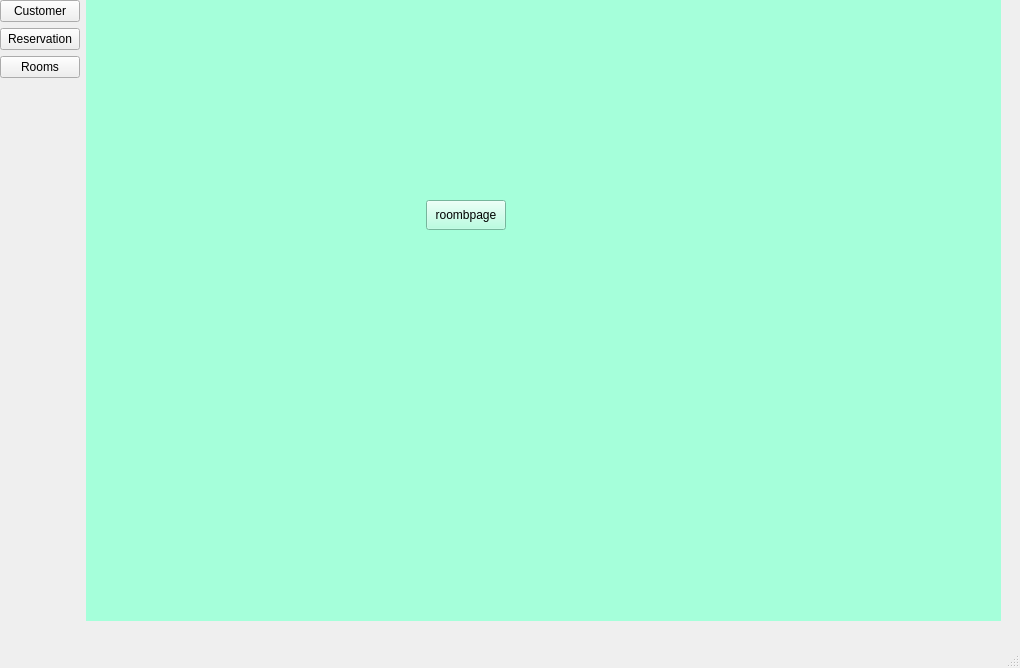
<?xml version="1.0" encoding="UTF-8"?>
<ui version="4.0">
 <class>MainWindow</class>
 <widget class="QMainWindow" name="MainWindow">
  <property name="geometry">
   <rect>
    <x>0</x>
    <y>0</y>
    <width>1020</width>
    <height>668</height>
   </rect>
  </property>
  <property name="windowTitle">
   <string>MainWindow</string>
  </property>
  <widget class="QWidget" name="centralwidget">
   <widget class="QWidget" name="qwidgetContainer" native="true">
    <property name="geometry">
     <rect>
      <x>0</x>
      <y>0</y>
      <width>1001</width>
      <height>621</height>
     </rect>
    </property>
    <layout class="QHBoxLayout" name="mainLayoutContainer">
     <property name="sizeConstraint">
      <enum>QLayout::SetMaximumSize</enum>
     </property>
     <item>
      <layout class="QVBoxLayout" name="leftNavigationBar">
       <item>
        <widget class="QPushButton" name="customerButton">
         <property name="text">
          <string>Customer</string>
         </property>
        </widget>
       </item>
       <item>
        <widget class="QPushButton" name="reservationButton">
         <property name="text">
          <string>Reservation</string>
         </property>
        </widget>
       </item>
       <item>
        <widget class="QPushButton" name="roomButton">
         <property name="text">
          <string>Rooms</string>
         </property>
        </widget>
       </item>
       <item>
        <spacer name="verticalSpacer">
         <property name="orientation">
          <enum>Qt::Vertical</enum>
         </property>
         <property name="sizeHint" stdset="0">
          <size>
           <width>20</width>
           <height>40</height>
          </size>
         </property>
        </spacer>
       </item>
      </layout>
     </item>
     <item>
      <widget class="QStackedWidget" name="stackedWidget">
       <property name="styleSheet">
        <string notr="true">background-color: rgb(165, 255, 218);</string>
       </property>
       <property name="currentIndex">
        <number>2</number>
       </property>
       <widget class="QWidget" name="customerPage">
        <widget class="QLabel" name="label">
         <property name="geometry">
          <rect>
           <x>290</x>
           <y>190</y>
           <width>54</width>
           <height>17</height>
          </rect>
         </property>
         <property name="text">
          <string>Reservervation</string>
         </property>
        </widget>
       </widget>
       <widget class="QWidget" name="reservationPage">
        <widget class="QLabel" name="label_2">
         <property name="geometry">
          <rect>
           <x>170</x>
           <y>100</y>
           <width>54</width>
           <height>17</height>
          </rect>
         </property>
         <property name="text">
          <string>reservation</string>
         </property>
        </widget>
       </widget>
       <widget class="QWidget" name="roomPage">
        <widget class="QPushButton" name="pushButton">
         <property name="geometry">
          <rect>
           <x>340</x>
           <y>200</y>
           <width>80</width>
           <height>30</height>
          </rect>
         </property>
         <property name="text">
          <string>roombpage</string>
         </property>
        </widget>
       </widget>
      </widget>
     </item>
    </layout>
   </widget>
  </widget>
  <widget class="QMenuBar" name="menubar">
   <property name="geometry">
    <rect>
     <x>0</x>
     <y>0</y>
     <width>1020</width>
     <height>26</height>
    </rect>
   </property>
  </widget>
  <widget class="QStatusBar" name="statusbar"/>
 </widget>
 <resources/>
 <connections/>
</ui>
